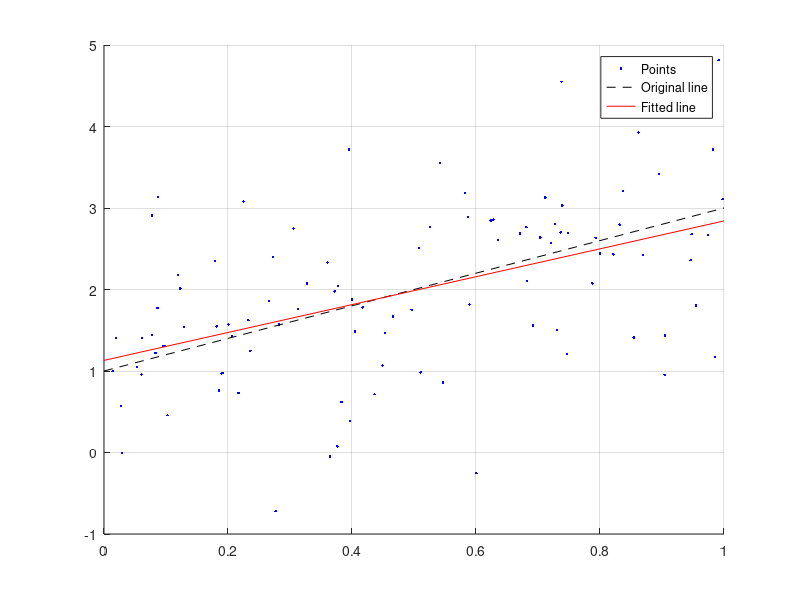

This figure's MATLAB source:
N = 100; %Number of random points
c = [2, 1]; %Coefficients of the original line
X = rand(N, 1);  %Points generation
y = c(2) + c(1)*X + randn(N, 1);
A = [X, ones(N, 1)]; %This is the Vandermonde Matrix - never heard of is

%We can get this cf in multiple ways
%using pinv(A)
cf = pinv(A) * y; %returns the Moore-Penrose Pseudoinverse of matrix A.

%Using MATLAB mldivide function
cf = A\y;

%Using MATLAB built-in polynomial fitting function
cf = polyfit(X, y, 1);



hold on
plot(X, y, 'b.')
plot([0 1], c(2) + c(1) * [0 1], 'k--')
plot([0 1], cf(2) + cf(1) * [0 1], 'r')
legend('Points', 'Original line', 'Fitted line')
grid on

